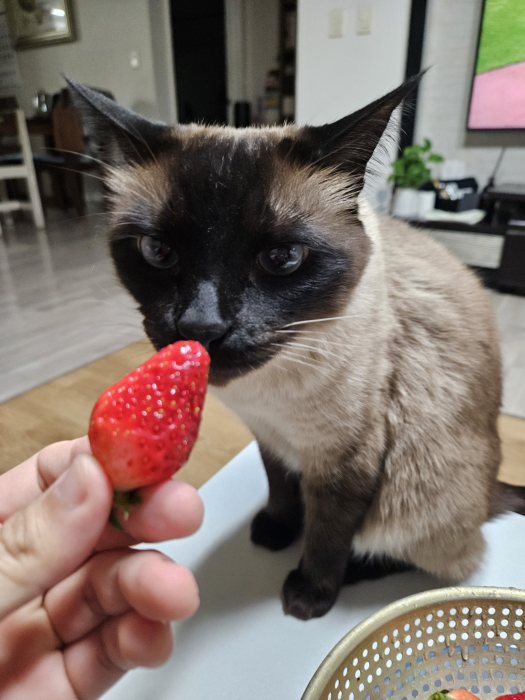
#> input picture computer_vision/happy.jpg, 1050 x 1400 px (shown at 1/2 size)
$ python transform_small.py
#> lines starting #> are read from the running program, lines starting #| are printed output that depends on the picture
import cv2 as cv
import sys

img = cv.imread('happy.jpg')
#> img is the input picture: shape (1400, 1050, 3); mean B, G, R 106.3, 113.6, 126.7

if img is None:
    sys.exit('파일을 찾을 수 없습니다.')

gray = cv.cvtColor(img, cv.COLOR_BGR2GRAY)
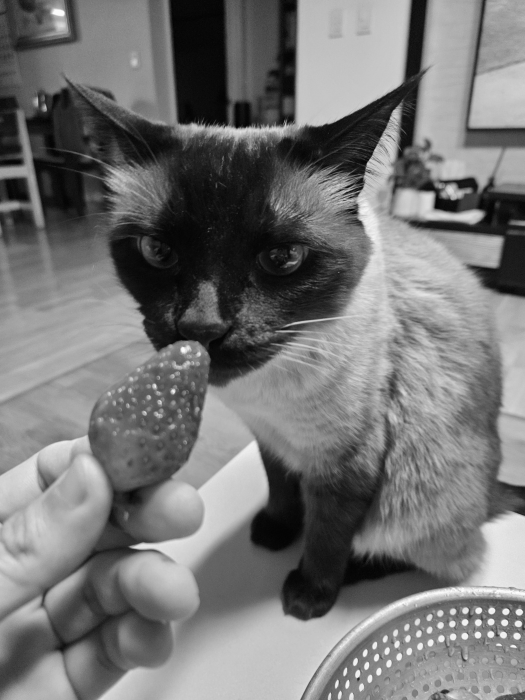
#> gray: shape (1400, 1050) (shown at 1/2 size); min 0, max 255, mean 116.7
gray_small = cv.resize(gray, dsize = (0,0), fx = 0.5, fy = 0.5)
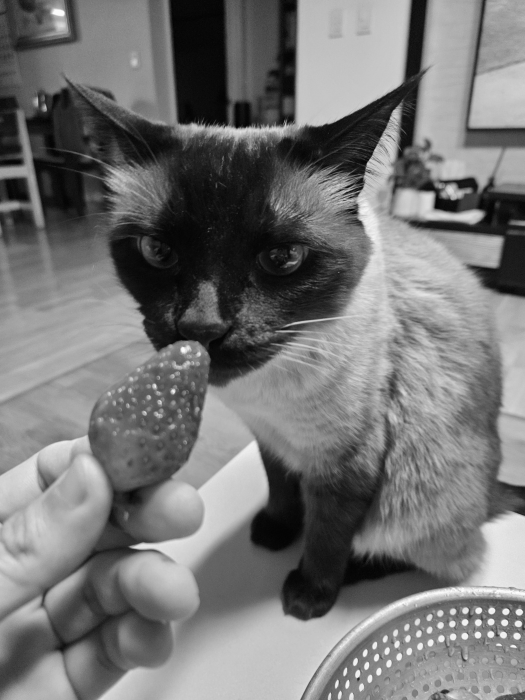
#> gray_small: shape (700, 525); min 2, max 253, mean 116.9

cv.imwrite('happy_gray.jpg', gray)
cv.imwrite('happy_gray_small.jpg', gray_small)

cv.imshow('Color image', img)
cv.imshow('Gray image', gray)
cv.imshow('Gray image small', gray_small)

cv.waitKey()
cv.destroyAllWindows()
